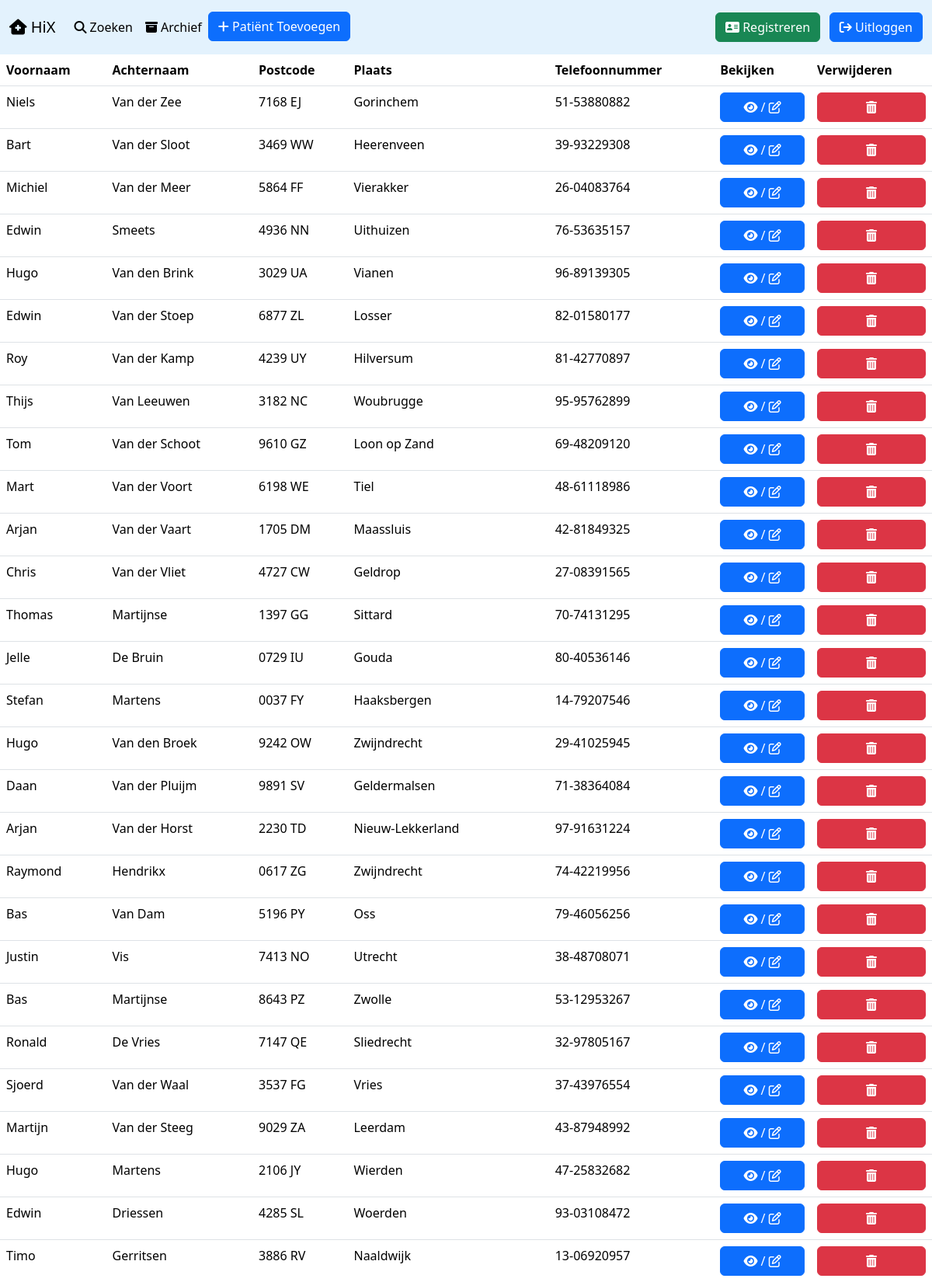
Screenshot of /index.php (signed in, upper part) with the database file from the repository.
### tables this page shows
CREATE TABLE `patient` (
  `patient_id` int(5) NOT NULL,
  `voor_naam` varchar(100) NOT NULL,
  `achter_naam` varchar(255) NOT NULL,
  `adres` varchar(150) NOT NULL,
  `huisnummer` varchar(4) NOT NULL,
  `postcode` varchar(30) NOT NULL,
  `plaats` varchar(255) NOT NULL,
  `telefoonnummer` varchar(100) NOT NULL,
  `actief` tinyint(1) NOT NULL
);

### connection.php (called while the page is built, shortened)
<?php
function patienten($dbh, $activiteit){
      $patient = array();
      $patientquery = $dbh->prepare("SELECT patient_id, voor_naam, achter_naam, postcode, plaats, telefoonnummer, actief
      FROM patient WHERE actief = $activiteit");
      $patientquery->execute();
      while ($row = $patientquery->fetch(PDO::FETCH_ASSOC)){
            $patient[] = $row;
      }
      return $patient;
}

### index.php (the view, shortened to what this page needs)
<?php
require_once("./connection.php");
$dbh = dbcon();
?>
<!DOCTYPE html>
<html lang="nl">
<head>
  <link rel="stylesheet" href="./reset.css">
  <link href="https://cdn.jsdelivr.net/npm/bootstrap@5.3.2/dist/css/bootstrap.min.css" rel="stylesheet">
  <link rel="stylesheet" href="./style.css">
</head>
<body>
<nav class="navbar navbar-expand-lg" style="background-color: #e3f2fd;">
  <div class="container-fluid">
    <a class="navbar-brand" href="index.php"><i class="fa-solid fa-house-medical" style="color: #000000;"></i> HiX</a>
    <div class="collapse navbar-collapse" id="navbarNav">
      <ul class="navbar-nav">
        <li class="nav-item">
          <button class="nav-link active" aria-current="page" onclick="Open()"><i class="fa-solid fa-magnifying-glass" style="color: #000000;"></i> Zoeken</button>
        </li>
        <li class="nav-item">
          <a class="nav-link active" href="inactiefpatient.php"><i class="fa-solid fa-box-archive" style="color: #000000;"></i> Archief</a>
        </li>
        <li class="nav-item">
          <button type="button" class='btn btn-primary' style='width: 100%;' data-bs-toggle="modal" data-bs-target="#exampleModal"><i class="fa-solid fa-plus" style="color: #ffffff;"></i> Patiënt Toevoegen</button></a>
        </li>
      </ul>
    </div>
    <span class="navbar-text" style="margin-right: 1%;">
      <a class="text-dark" href="./register.php"><button class="btn btn-success"><i class="fa-solid fa-address-card" style="color: #ffffff;"></i> Registreren</button></a>
    </span>
    <span class="navbar-text">
      <a class="text-dark" href="./logout.php"><button class="btn btn-primary"><i class="fa-solid fa-arrow-right-from-bracket" style="color: #ffffff;"></i> Uitloggen</button></a>
    </span>
</nav>
<div style="overflow-x:auto;">
<table class="table" id="mytable">
  <thead>
    <tr>
      <th onclick="sort(0)" scope="col">Voornaam</th>
      <th onclick="sort(1)" scope="col">Achternaam</th>
      <th onclick="sort(2)" scope="col">Postcode</th>
      <th onclick="sort(3)" scope="col">Plaats</th>
      <th onclick="sort(4)" scope="col">Telefoonnummer</th>
      <th scope="col">Bekijken</th>
      <th scope="col">Verwijderen</th>
    </tr>
  </thead>
  <tbody>
  <?php
  $patient = patienten($dbh, 1);
  foreach($patient as $data){
    echo '<tr>';
    echo "<td>".$data['voor_naam']."</td> ";
    echo "<td>".$data['achter_naam']."</td>";
    echo "<td>".$data['postcode']."</td>";
    echo "<td>".$data['plaats']."</td>";
    echo "<td>".$data['telefoonnummer']."</td>";
      echo "<td><a href='patientgegevens.php?patient_id=".$data['patient_id']."'><button class='btn btn-primary' style='width: 100%;'><i class='fa-solid fa-eye' style='color: #ffffff;'></i> / <i class='fa-regular fa-pen-to-square' style='color: #ffffff;'></i></button></a></td>";
      echo '<td><button class="btn btn-danger" style="width: 100%;" data-href=delete.php?patient_id='.$data['patient_id'].' data-bs-toggle="modal" data-bs-target="#confirm-delete"><i class="fa-solid fa-trash-can"></i></button></td>';
      echo "</tr>";
    }
    ?>
  </tbody>
</table>
  </div>
</body>
</html>

### style.css (style rules this page uses)
th { cursor: pointer; }

### rows the page displays
patient: voor_naam "Niels", achter_naam "Van der Zee", postcode "7168 EJ", plaats "Gorinchem", telefoonnummer "51-53880882"
patient: voor_naam "Bart", achter_naam "Van der Sloot", postcode "3469 WW", plaats "Heerenveen", telefoonnummer "39-93229308"
patient: voor_naam "Michiel", achter_naam "Van der Meer", postcode "5864 FF", plaats "Vierakker", telefoonnummer "26-04083764"
patient: voor_naam "Edwin", achter_naam "Smeets", postcode "4936 NN", plaats "Uithuizen", telefoonnummer "76-53635157"
patient: voor_naam "Hugo", achter_naam "Van den Brink", postcode "3029 UA", plaats "Vianen", telefoonnummer "96-89139305"
patient: voor_naam "Edwin", achter_naam "Van der Stoep", postcode "6877 ZL", plaats "Losser", telefoonnummer "82-01580177", $data['patient_id'] 10 (drawn)
patient: voor_naam "Roy", achter_naam "Van der Kamp", postcode "4239 UY", plaats "Hilversum", telefoonnummer "81-42770897"
patient: voor_naam "Thijs", achter_naam "Van Leeuwen", postcode "3182 NC", plaats "Woubrugge", telefoonnummer "95-95762899"
patient: voor_naam "Tom", achter_naam "Van der Schoot", postcode "9610 GZ", plaats "Loon op Zand", telefoonnummer "69-48209120"
patient: voor_naam "Mart", achter_naam "Van der Voort", postcode "6198 WE", plaats "Tiel", telefoonnummer "48-61118986"
patient: voor_naam "Arjan", achter_naam "Van der Vaart", postcode "1705 DM", plaats "Maassluis", telefoonnummer "42-81849325"
patient: voor_naam "Chris", achter_naam "Van der Vliet", postcode "4727 CW", plaats "Geldrop", telefoonnummer "27-08391565"
patient: voor_naam "Thomas", achter_naam "Martijnse", postcode "1397 GG", plaats "Sittard", telefoonnummer "70-74131295"
patient: voor_naam "Jelle", achter_naam "De Bruin", postcode "0729 IU", plaats "Gouda", telefoonnummer "80-40536146"
patient: voor_naam "Stefan", achter_naam "Martens", postcode "0037 FY", plaats "Haaksbergen", telefoonnummer "14-79207546"
patient: voor_naam "Hugo", achter_naam "Van den Broek", postcode "9242 OW", plaats "Zwijndrecht", telefoonnummer "29-41025945"
patient: voor_naam "Daan", achter_naam "Van der Pluijm", postcode "9891 SV", plaats "Geldermalsen", telefoonnummer "71-38364084"
patient: voor_naam "Arjan", achter_naam "Van der Horst", postcode "2230 TD", plaats "Nieuw-Lekkerland", telefoonnummer "97-91631224"
patient: voor_naam "Raymond", achter_naam "Hendrikx", postcode "0617 ZG", plaats "Zwijndrecht", telefoonnummer "74-42219956"
patient: voor_naam "Bas", achter_naam "Van Dam", postcode "5196 PY", plaats "Oss", telefoonnummer "79-46056256"
patient: voor_naam "Justin", achter_naam "Vis", postcode "7413 NO", plaats "Utrecht", telefoonnummer "38-48708071"
patient: voor_naam "Bas", achter_naam "Martijnse", postcode "8643 PZ", plaats "Zwolle", telefoonnummer "53-12953267"
patient: voor_naam "Ronald", achter_naam "De Vries", postcode "7147 QE", plaats "Sliedrecht", telefoonnummer "32-97805167"
patient: voor_naam "Sjoerd", achter_naam "Van der Waal", postcode "3537 FG", plaats "Vries", telefoonnummer "37-43976554"
patient: voor_naam "Martijn", achter_naam "Van der Steeg", postcode "9029 ZA", plaats "Leerdam", telefoonnummer "43-87948992"
patient: voor_naam "Hugo", achter_naam "Martens", postcode "2106 JY", plaats "Wierden", telefoonnummer "47-25832682"
patient: voor_naam "Edwin", achter_naam "Driessen", postcode "4285 SL", plaats "Woerden", telefoonnummer "93-03108472"
patient: voor_naam "Timo", achter_naam "Gerritsen", postcode "3886 RV", plaats "Naaldwijk", telefoonnummer "13-06920957"
